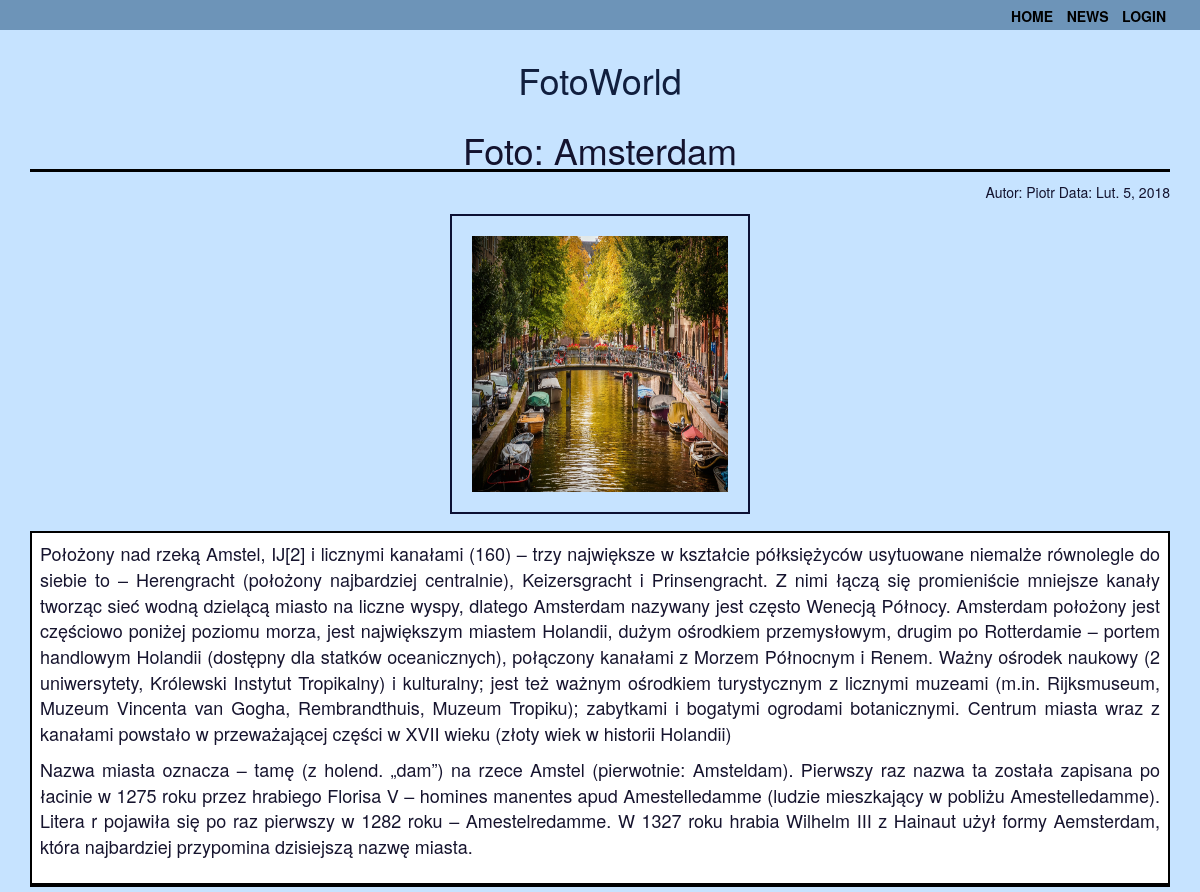
The app's page /images/detail/16/amsterdam/ with its own data.
### images/models.py (models this page shows, shortened)
class Image(models.Model):
    user = models.ForeignKey(settings.AUTH_USER_MODEL,
                             related_name='image_created')
    title = models.CharField(max_length=250)
    slug = models.SlugField(max_length=250, blank=True)
    url = models.URLField()
    image = models.ImageField(upload_to='images/%Y/%m/%d')
    description = models.TextField(blank=True)
    created = models.DateField(auto_now_add=True, db_index=True)
    users_like = models.ManyToManyField(
        settings.AUTH_USER_MODEL, related_name='images_liked', blank=True)
    class Meta:
        ordering = ('-created',)

### images/views.py (the view)
def image_detail(request, id, slug):
    image = get_object_or_404(Image, id=id, slug=slug)
    return render(request, 'images/detail.html', {'section': 'images', 'image': image})

### templates/images/detail.html
{% extends "base.html" %} {%block content%}
<h1 class='title_sections'> Foto: {{image.title}}</h1>
<div class='news_author'>
    Autor: {{image.user.first_name}} Data: {{image.created}}
</div>
<div class='news_title'>
    {% load thumbnail %} {% thumbnail image.image "300" as im %}
    <a href="{{image.image.url}}">
        <img src="{{im.url}}" class="image-detail">
    </a>
    {% endthumbnail %}
</div>
<div class='news'>
    <div class='news_body'>
        {{image.description|linebreaks}}
    </div>
</div>
{% endblock %}

### static/css/style.css (style rules this page uses)
body { background-color: rgba(195, 226, 255, 0.938); color: rgba(6, 4, 32, 0.938); font-size: 20px; height: 100%; background-position: center; background-repeat: no-repeat; background-size: cover; }
a { text-decoration: none; text-decoration-line: none; text-decoration-style: none; color: rgb(0, 0, 0); text-align: center; }
a:link { color: rgb(0, 0, 0); background-color: transparent; text-decoration: none; }
img { width: 300px; height: 300px; margin: 10px; border: 2px solid rgba(1, 4, 39, 0.938); padding: 20px; }
.title_sections { border-bottom: 3px solid black; width: 100%; text-align: center; }
.news_title { font-size: 1.2em; text-align: center; font-weight: bold; padding: 2px; margin-bottom: 5px; }
.news_body { font-size: 0.9em; text-align: justify; padding: 4px; margin-bottom: 5px; width: 100%; }
.news_author { font-size: 0.7em; text-align: right; width: 100%; }
.news { margin: 5px 0; padding: 4px; border: 2px solid black; background: white; border-bottom-width: 4px; }

### records on screen
Image: title "Amsterdam", user.first_name "Piotr", created "Lut. 5, 2018", description "Położony nad rzeką Amstel, IJ[2] i licznymi kanałami (160) – trzy największe w kształcie półksiężyców usytuowane niemalże równolegle do siebie to – Herengracht (położony najbardziej centralnie), Keizersgracht i Prinsengracht. Z nimi łączą się promieniście mniejsze kanały tworząc sieć wodną dzielącą miasto na liczne wyspy, dlatego Amsterdam nazywany jest często Wenecją Północy. Amsterdam położony jest częściowo poniżej poziomu morza, jest największym miastem Holandii, dużym ośrodkiem przemysłowym, drugim po Rotterdamie – portem handlowym Holandii (dostępny dla statków oceanicznych), połączony kanałami z Morzem Północnym i Renem. Ważny ośrodek naukowy (2 uniwersytety, Królewski Instytut…"
